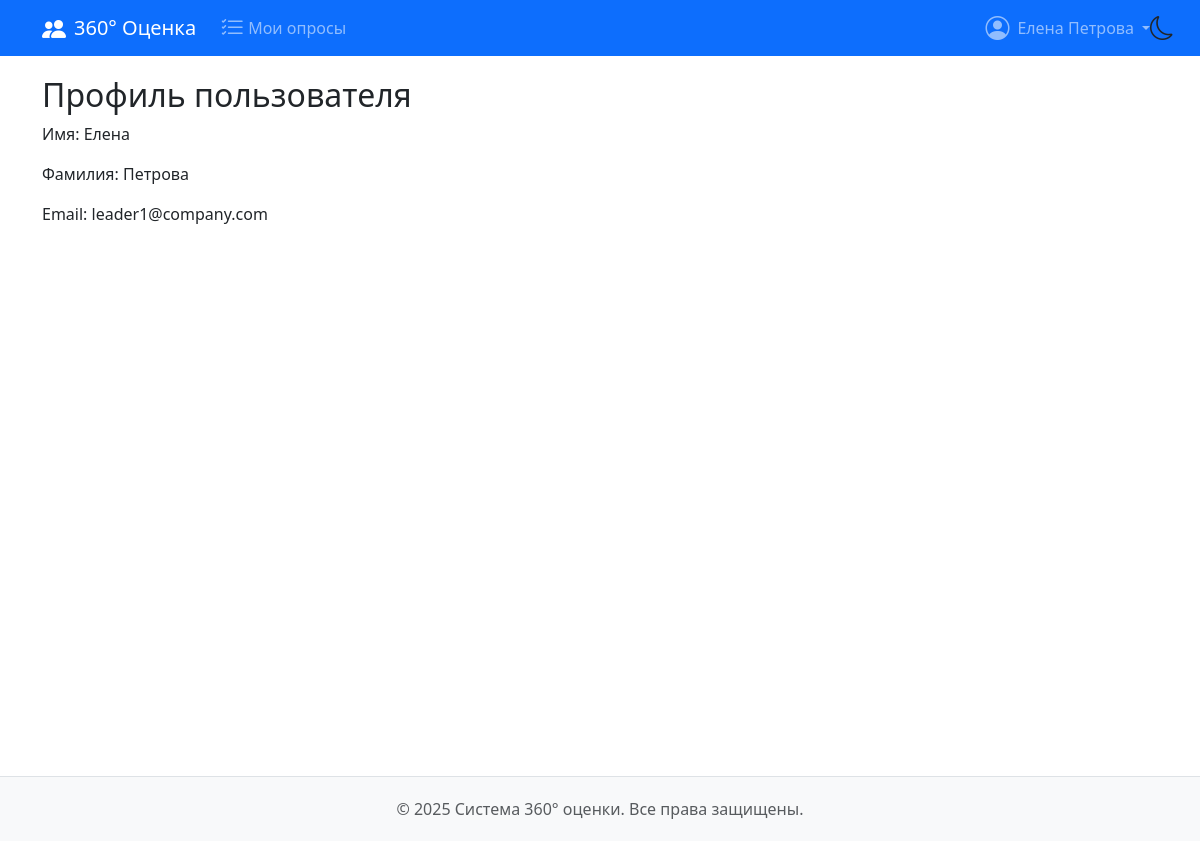
The app's page /profile/ (signed in) with its own data.
### feedback360/models.py (models this page shows, shortened)
class User(AbstractUser):
    position = models.CharField(max_length=100, blank=True, null=True)
    department = models.CharField(max_length=100, blank=True, null=True)

### feedback360/views.py (the view)
# urls.py: path('profile/', views.profile, name='profile'),
@login_required
def profile(request):
    return render(request, 'feedback360/profile.html', {
        'user': request.user
    })

### feedback360/templates/feedback360/profile.html
{% extends "feedback360/base.html" %}
{% block content %}
  <h2>Профиль пользователя</h2>
  <p>Имя: {{ user.first_name }}</p>
  <p>Фамилия: {{ user.last_name }}</p>
  <p>Email: {{ user.email }}</p>
{% endblock %}

### feedback360/templates/feedback360/base.html (shortened to what this page needs)
<!DOCTYPE html>
{% load static %}
<html lang="ru" data-bs-theme="light">
<head>
    <link href="https://cdn.jsdelivr.net/npm/bootstrap@5.3.0/dist/css/bootstrap.min.css" rel="stylesheet">
    <link rel="stylesheet" href="https://cdn.jsdelivr.net/npm/bootstrap-icons@1.11.1/font/bootstrap-icons.css">
    <link rel="stylesheet" href="{% static 'css/styles.css' %}">
</head>
<body>
    <div class="theme-switcher">
        <button id="theme-toggle" class="theme-btn">
            <i id="theme-icon" class="bi bi-moon"></i>
        </button>
    </div>
    {% if user.is_authenticated %}
    <nav class="navbar navbar-expand-lg navbar-dark">
        <div class="container">
            <a class="navbar-brand" href="{% url 'dashboard' %}">
                <i class="bi bi-people-fill me-2"></i>360° Оценка
            </a>
            <div class="collapse navbar-collapse" id="mainNav">
                <ul class="navbar-nav me-auto">
                    {% if user.is_superuser %}
                    <li class="nav-item">
                        <a class="nav-link d-flex align-items-center" href="{% url 'template_list' %}">
                            <i class="bi bi-file-earmark-text me-1"></i>Шаблоны
                        </a>
                    </li>
                    {% else %}
                    <li class="nav-item">
                        <a class="nav-link d-flex align-items-center" href="{% url 'survey_list' %}">
                            <i class="bi bi-list-check me-1"></i>Мои опросы
                        </a>
                    </li>
                    {% endif %}
                </ul>
                <ul class="navbar-nav">
                    <li class="nav-item dropdown">
                        <a class="nav-link dropdown-toggle d-flex align-items-center"
                           href="#"
                           role="button"
                           data-bs-toggle="dropdown"
                           aria-expanded="false">
                            <i class="bi bi-person-circle me-2"></i>{{ user.get_full_name }}
                        </a>
                    </li>
                </ul>
            </div>
        </div>
    </nav>
    {% endif %}
    <main class="container main-content">
        {% block content %}{% endblock %}
    </main>
    <footer class="text-center">
        <div class="container">
            <p class="mb-0 text-muted">
                &copy; {% now "Y" %} Система 360° оценки. Все права защищены.
            </p>
        </div>
    </footer>
</body>
</html>

### feedback360/static/css/styles.css (style rules this page uses)
.navbar-nav { list-style: none; padding-left: 0; }
.nav-link { display: flex !important; align-items: center; padding: 0.5rem 1rem; }
.dropdown-toggle::after { margin-left: 0.5em; vertical-align: middle; }
.bi { font-size: 1.1rem; line-height: 1; vertical-align: -0.125em; }
.main-content { min-height: calc(100vh - 120px); padding-top: 20px; padding-bottom: 40px; }
html, body { transition: background-color 0.3s ease, color 0.3s ease; }

### feedback360/templates/feedback360/base.html (style rules this page uses)
:root { --bg-color: #ffffff; --text-color: #212529; --card-bg: #ffffff; --card-border: #dee2e6; --primary-color: #0d6efd; --navbar-bg: #0d6efd; --footer-bg: #f8f9fa; --list-group-bg: #ffffff; --list-group-border: rgba(0, 0, 0, 0.125); --list-group-hover-bg: #f8f9fa; --list-group-secondary-bg: #e9ecef; --list-group-text: #212529; }
body { background-color: var(--bg-color); color: var(--text-color); transition: background-color 0.3s, color 0.3s; }
.navbar { background-color: var(--navbar-bg) !important; }
footer { background-color: var(--footer-bg) !important; border-top-color: var(--card-border) !important; }
.theme-switcher { position: fixed; top: 6px; right: 20px; z-index: 1000; }
.theme-btn { background: none; border: none; font-size: 1.5rem; cursor: pointer; color: var(--text-color); transition: transform 0.3s; }
footer { padding: 20px 0; margin-top: 40px; border-top: 1px solid var(--card-border); }
.navbar-nav { list-style: none; padding-left: 0; }
.nav-link { display: flex !important; align-items: center; padding: 0.5rem 1rem; }
.dropdown-toggle::after { margin-left: 0.5em; vertical-align: middle; }
.bi { font-size: 1.5rem; line-height: 1; vertical-align: -0.125em; }

### records on screen
User: get_full_name "Елена Петрова", first_name "Елена", last_name "Петрова", email "leader1@company.com"
